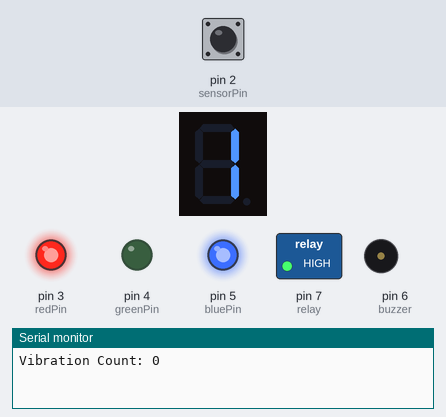
Recording of a sketch running on a simulated Arduino Uno, built with avr-gcc and run on an emulated ATmega328P. Parts: 1-digit seven-segment display, switched loads named in the sketch (green lamp = pin HIGH), output pins drawn as LEDs (lit = HIGH), buzzer (waves = sounding), the last lines printed to the serial monitor. Wiring (inferred from the names in the program): 1-digit 7-segment display, segments lit when LOW: segments pin 8, pin 9, pin 10, pin 11, pin 12, pin 13, A0. The inputs (shaded band) are chosen by the test bench; at power-on: pin 2 (sensorPin) HIGH. The segment pins are drawn as the display they are named for; pins used as bus, display or sensor lines are not drawn.

Above: at 1.6 s.
1.7 s: pin 2 (sensorPin) pulsed LOW 5 times (0.12 s each, 0.3 s apart)
At 3.12 s:
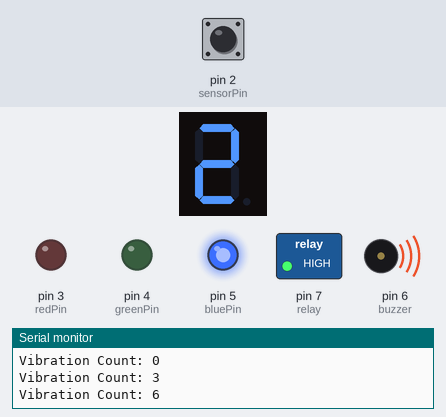
At 3.8 s:
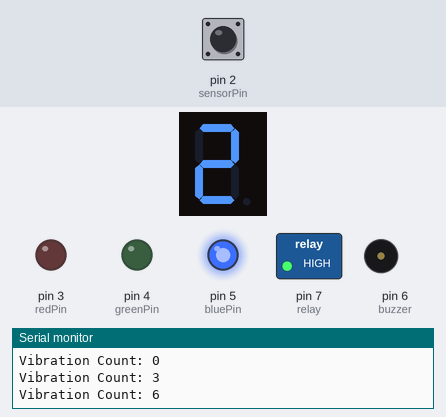
Timing chart, 0 to 5.5 s (numbered marks = the images above; inputs shaded):
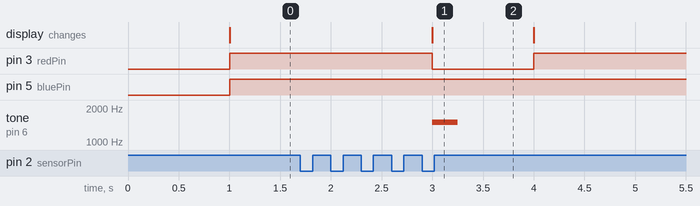

Measured:
- after the input at 1.7 s, pin 3 (redPin): HIGH → LOW after 1.3 s, → HIGH 1.0 s later; tone on pin 6 (buzzer): silent → 1500 Hz after 1.3 s, → silent 0.25 s later; the display: changes after 1.3 s (image 1)

The sketch:

Smart_fault_detector.ino
```cpp
const int sensorPin = 2;

const int redPin = 3;
const int greenPin = 4;
const int bluePin = 5;

const int buzzer = 6;
const int relay = 7;

const int segPins[7] = {8,9,10,11,12,13,A0};

// Seven segment digits
byte digits[4][7] = {
  {0,0,0,0,0,0,1}, //0 (unused)
  {1,0,0,1,1,1,1}, //1
  {0,0,1,0,0,1,0}, //2
  {0,0,0,0,1,1,0}  //3
};

volatile int vibrationCount = 0;

unsigned long previousMillis = 0;

void countVibration()
{
  vibrationCount++;
}

void setup()
{
  pinMode(sensorPin, INPUT_PULLUP);

  pinMode(redPin, OUTPUT);
  pinMode(greenPin, OUTPUT);
  pinMode(bluePin, OUTPUT);

  pinMode(buzzer, OUTPUT);
  pinMode(relay, OUTPUT);

  digitalWrite(relay, HIGH);

  for(int i=0;i<7;i++)
    pinMode(segPins[i], OUTPUT);

  attachInterrupt(digitalPinToInterrupt(sensorPin),
                  countVibration,
                  CHANGE);

  Serial.begin(9600);
}

void displayDigit(int num)
{
  for(int i=0;i<7;i++)
    digitalWrite(segPins[i], digits[num][i]);
}

void loop()
{
  if(millis()-previousMillis>=1000)
  {
    previousMillis=millis();

    int level=1;

    if(vibrationCount<5)
      level=1;
    else if(vibrationCount<15)
      level=2;
    else
      level=3;

    Serial.print("Vibration Count: ");
    Serial.println(vibrationCount);

    vibrationCount=0;

    switch(level)
    {

      case 1:

      digitalWrite(greenPin,LOW);
      digitalWrite(redPin,HIGH);
      digitalWrite(bluePin,HIGH);

      digitalWrite(relay,HIGH);

      noTone(buzzer);

      displayDigit(1);

      break;

      case 2:

      digitalWrite(greenPin,LOW);
      digitalWrite(redPin,LOW);
      digitalWrite(bluePin,HIGH);

      digitalWrite(relay,HIGH);

      tone(buzzer,1500,250);

      displayDigit(2);

      break;

      case 3:

      digitalWrite(greenPin,HIGH);
      digitalWrite(redPin,LOW);
      digitalWrite(bluePin,HIGH);

      digitalWrite(relay,LOW);

      tone(buzzer,2000);

      displayDigit(3);

      break;
    }

  }

}
```
